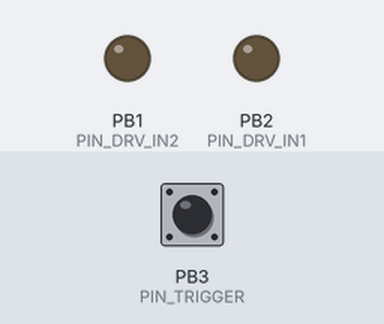
Bench run of a sketch on a simulated ATtiny85, built with avr-gcc and run on an emulated ATtiny85. Parts: output pins drawn as LEDs (lit = HIGH). Inputs (shaded band) come from the test bench; at power-on: PB3 (PIN_TRIGGER) HIGH. Pins used as bus, display or sensor lines are not drawn.

Above: at 1.2 s.
1.3 s: PB3 (PIN_TRIGGER) pulled LOW for 0.15 s
At 1.61 s:
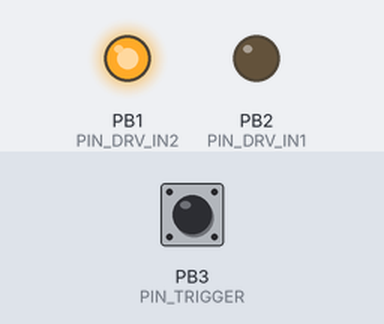
3.2 s: PB3 (PIN_TRIGGER) pulled LOW for 3.2 s
At 3.26 s:
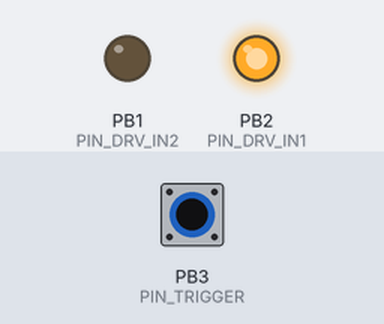
Timing chart, 0 to 8.2 s (numbered marks = the images above; inputs shaded):
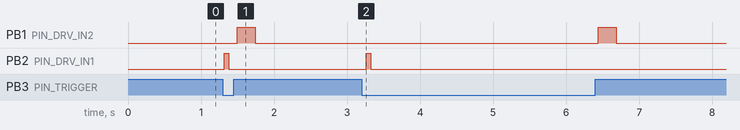

Measured:
- after the input at 1.3 s, PB1 (PIN_DRV_IN2): LOW → HIGH after 0.19 s, → LOW 0.25 s later; PB2 (PIN_DRV_IN1): LOW → HIGH at once, → LOW 0.06 s later
- after the input at 3.2 s, PB1 (PIN_DRV_IN2): LOW → HIGH after 3.2 s, → LOW 0.25 s later; PB2 (PIN_DRV_IN1): LOW → HIGH after 0.06 s, → LOW 0.06 s later

The sketch:

HomematicIPGardena.ino
```cpp
/*
 * Homematic IP Bewässerungssteuerung
 * (c) Markus Mönig, markus@moenig.online
 *
 * Hardware:
 * - ATTiny85
 * - DRV8833
 * - HmIP-PCBS-BAT
 * - Gardena 9V Latch-Ventil
 *
 * Pinbelegung:
 * PB0 -> DRV8833 SLP/EEP
 * PB1 -> DRV8833 IN2
 * PB2 -> DRV8833 IN1
 * PB3 -> HmIP-PCBS-BAT Ausgang
 */

// --------------------------------------------------
// Pin Definitionen
// --------------------------------------------------

const uint8_t PIN_DRV_SLEEP = 0;   // PB0
const uint8_t PIN_DRV_IN2   = 1;   // PB1
const uint8_t PIN_DRV_IN1   = 2;   // PB2
const uint8_t PIN_TRIGGER   = 3;   // PB3

// --------------------------------------------------
// Pulszeiten
// --------------------------------------------------

const uint16_t OPEN_TIME_MS  = 63;
const uint16_t CLOSE_TIME_MS = 250;

// --------------------------------------------------
// Status
// --------------------------------------------------

bool lastTriggerState;

// --------------------------------------------------
// Setup
// --------------------------------------------------

void setup()
{
    // DRV8833 Pins
    pinMode(PIN_DRV_SLEEP, OUTPUT);
    pinMode(PIN_DRV_IN1, OUTPUT);
    pinMode(PIN_DRV_IN2, OUTPUT);

    // Homematic Eingang
    pinMode(PIN_TRIGGER, INPUT_PULLUP);

    // DRV8833 initial schlafen
    digitalWrite(PIN_DRV_SLEEP, LOW);

    // Ausgänge sicher aus
    digitalWrite(PIN_DRV_IN1, LOW);
    digitalWrite(PIN_DRV_IN2, LOW);

    // Initialzustand lesen
    lastTriggerState = digitalRead(PIN_TRIGGER);
}

// --------------------------------------------------
// Hauptschleife
// --------------------------------------------------

void loop()
{
    bool currentState = digitalRead(PIN_TRIGGER);

    // Zustandsänderung erkannt
    if(currentState != lastTriggerState)
    {
        delay(10);

        currentState = digitalRead(PIN_TRIGGER);

        if(currentState != lastTriggerState)
        {
            // Homematic aktiv (LOW wegen Open Drain)
            if(currentState == LOW)
            {
                openValve();
            }
            else
            {
                closeValve();
            }

            lastTriggerState = currentState;
        }
    }

    delay(50);
}

// --------------------------------------------------
// Ventil öffnen
// --------------------------------------------------

void openValve()
{
    // DRV8833 aktivieren
    digitalWrite(PIN_DRV_SLEEP, HIGH);

    delay(5);

    // Polarität OPEN
    digitalWrite(PIN_DRV_IN1, HIGH);
    digitalWrite(PIN_DRV_IN2, LOW);

    delay(OPEN_TIME_MS);

    // Ausgänge deaktivieren
    digitalWrite(PIN_DRV_IN1, LOW);
    digitalWrite(PIN_DRV_IN2, LOW);

    // DRV8833 schlafen
    digitalWrite(PIN_DRV_SLEEP, LOW);
}

// --------------------------------------------------
// Ventil schließen
// --------------------------------------------------

void closeValve()
{
    // DRV8833 aktivieren
    digitalWrite(PIN_DRV_SLEEP, HIGH);

    delay(5);

    // Polarität CLOSE
    digitalWrite(PIN_DRV_IN1, LOW);
    digitalWrite(PIN_DRV_IN2, HIGH);

    delay(CLOSE_TIME_MS);

    // Ausgänge deaktivieren
    digitalWrite(PIN_DRV_IN1, LOW);
    digitalWrite(PIN_DRV_IN2, LOW);

    // DRV8833 schlafen
    digitalWrite(PIN_DRV_SLEEP, LOW);
}
```
